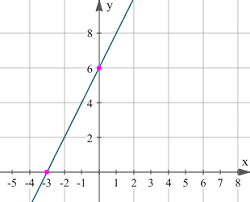
#> input picture Python/Python-Code/line.jpg, 250 x 202 px
$ python LineDetect.py
#> lines starting #> are read from the running program, lines starting #| are printed output that depends on the picture; after the words box and inside, x2 and y2 are one past the last pixel; in counts of white or black regions, pixels touching at a corner belong together
import cv2
import numpy as np

print("hello world")

img = cv2.imread('line.jpg')
#> img is the input picture: shape (202, 250, 3); mean B, G, R 248.8, 248.5, 248.4
gray = cv2.cvtColor(img,cv2.COLOR_BGR2GRAY)
edges = cv2.Canny(gray,50,150,apertureSize = 3)
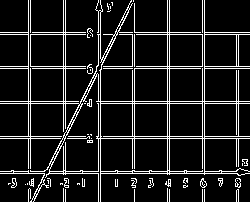
#> edges: shape (202, 250); 11.3% white in thin lines or dots

minLineLength = 100
maxLineGap = 0

lines = cv2.HoughLinesP(edges,1,np.pi/180,100,minLineLength,maxLineGap)
#> lines = 56 rows, first 6: [96, 101, 249, 101], [0, 103, 78, 103], [32, 68, 85, 68], [0, 138, 60, 138], [186, 171, 202, 171], [136, 66, 202, 66]
for x1,y1,x2,y2 in lines[0]:
    cv2.line(img,(x1,y1),(x2,y2),(0,255,0),2)
#> this loop made 1 pass
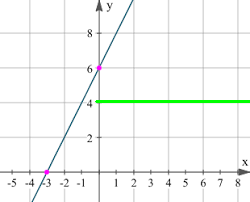
#> img: shape (202, 250, 3); 0.92% of pixels changed, all inside (x1, y1, x2, y2) = (95, 100, 250, 103)

#cv2.imwrite('houghlines5.jpg',img)

cv2.imshow('img.jpg', img)
cv2.waitKey(0)

$ run again, with Interium/templateImg/q11.jpg copied over Python/Python-Code/line.jpg
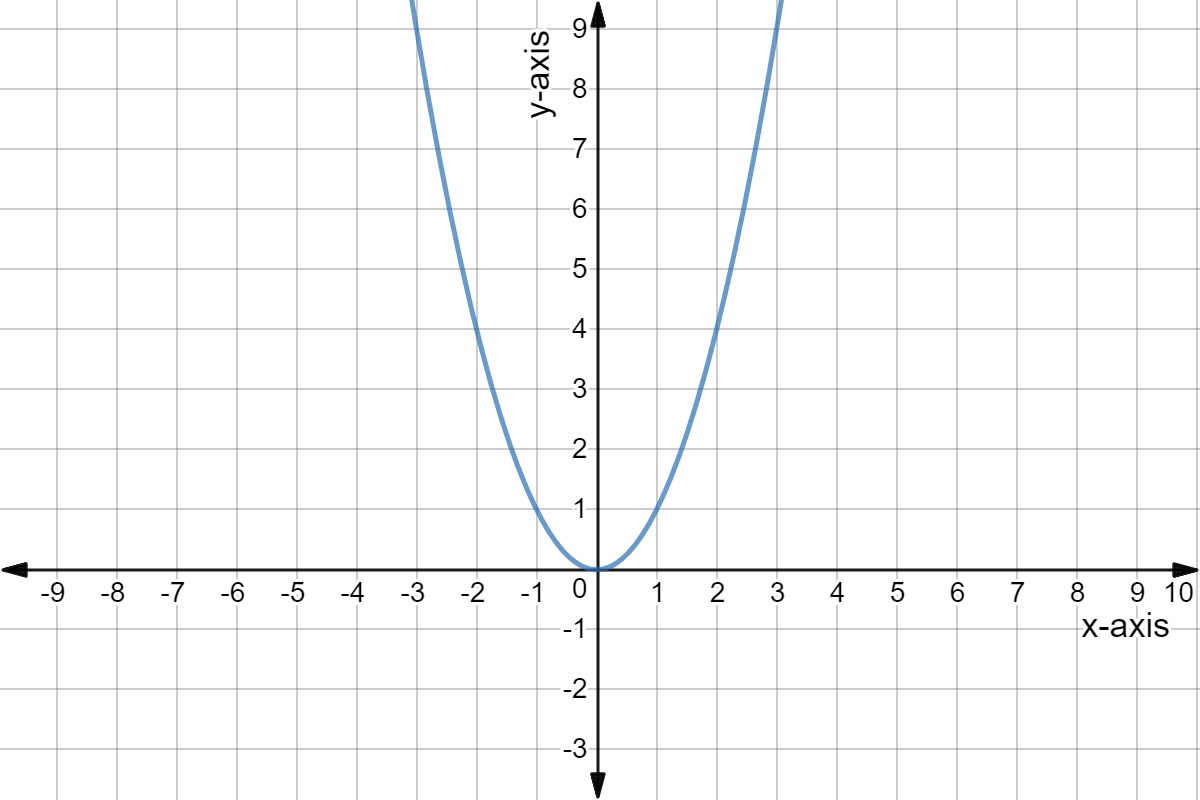
#> input picture Interium/templateImg/q11.jpg, 1200 x 800 px
#> img is the input picture: shape (800, 1200, 3); mean B, G, R 248.9, 248.6, 248.3
#> `edges = cv2.Canny(gray,50,150,apertureSize = 3)`:
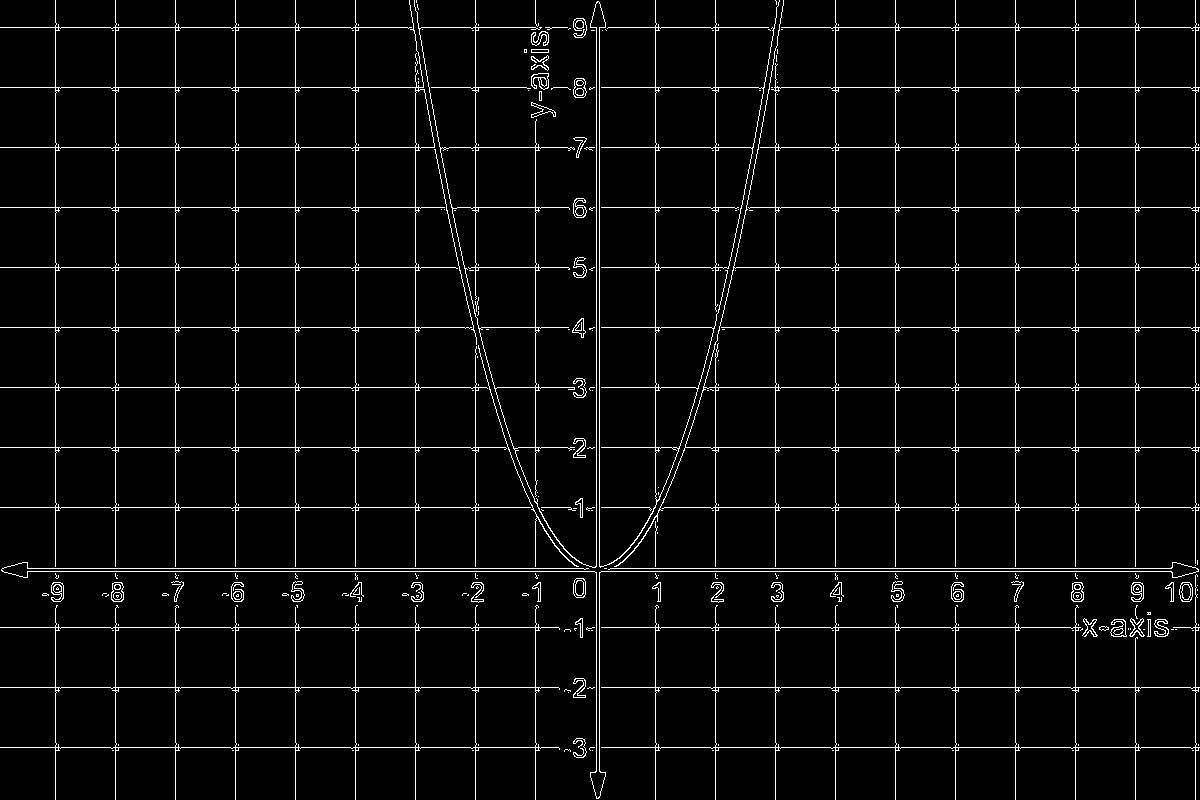
#> edges: shape (800, 1200); 4.2% white in thin lines or dots
#> lines = 542 rows, first 6: [601, 571, 1171, 571], [781, 327, 830, 327], [590, 27, 596, 27], [833, 147, 899, 147], [901, 27, 950, 27], [610, 568, 1171, 568]
#> the loop `for x1,y1,x2,y2 in lines[0]:` made 1 pass
#> after the loop `for x1,y1,x2,y2 in lines[0]:`:
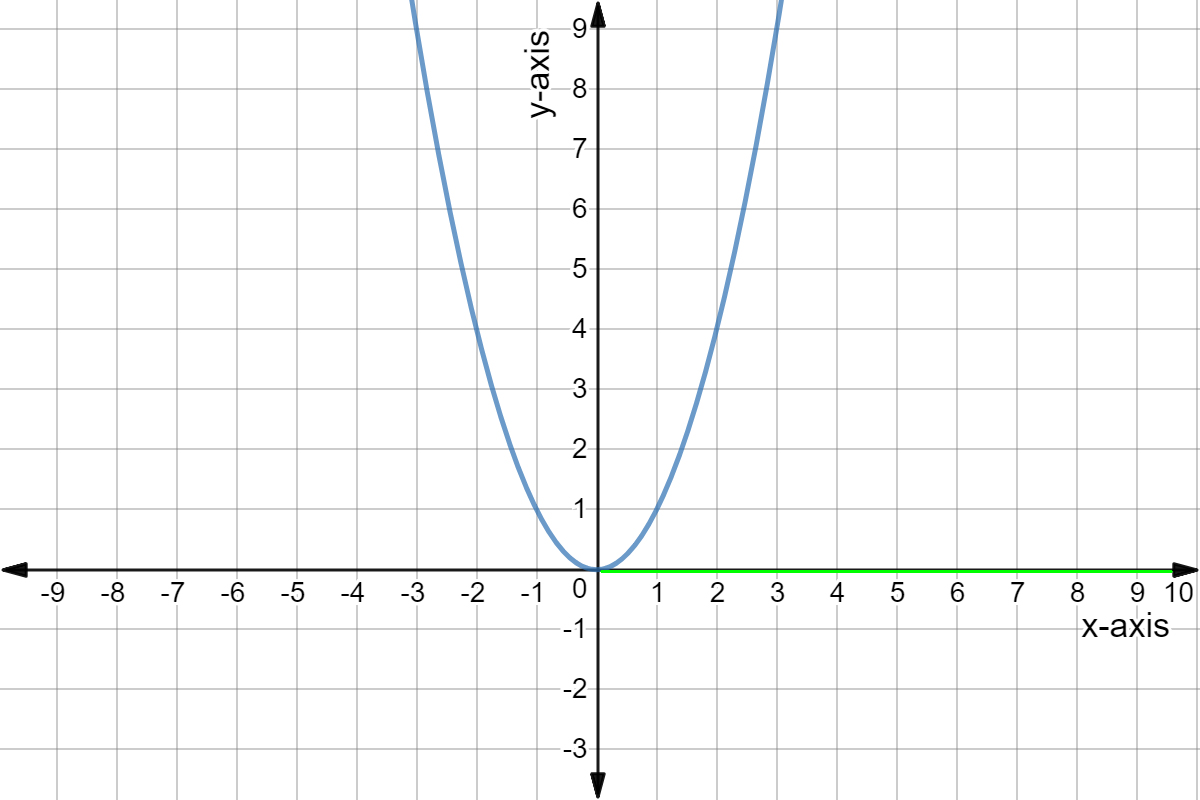
#> img: shape (800, 1200, 3); 0.18% of pixels changed, all inside (x1, y1, x2, y2) = (600, 570, 1173, 573)

$ run again, with Interium/templateImg/q12.jpg copied over Python/Python-Code/line.jpg
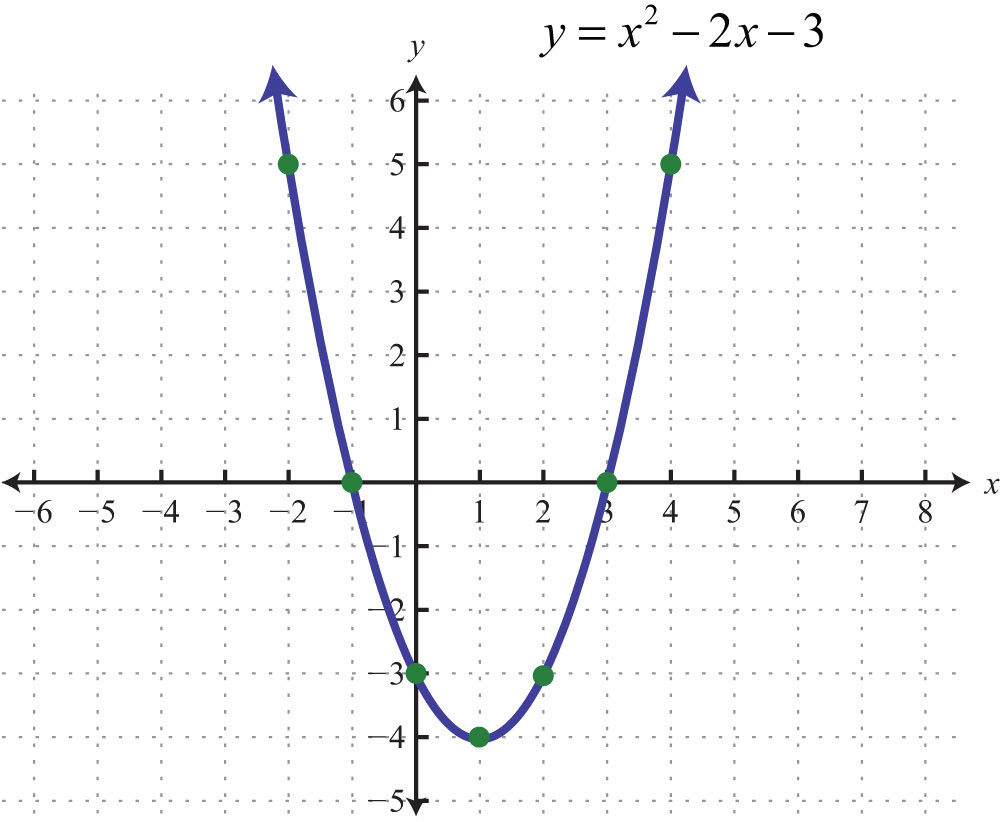
#> input picture Interium/templateImg/q12.jpg, 1000 x 822 px
#> img is the input picture: shape (822, 1000, 3); mean B, G, R 248.1, 247.1, 246.9
#> `edges = cv2.Canny(gray,50,150,apertureSize = 3)`:
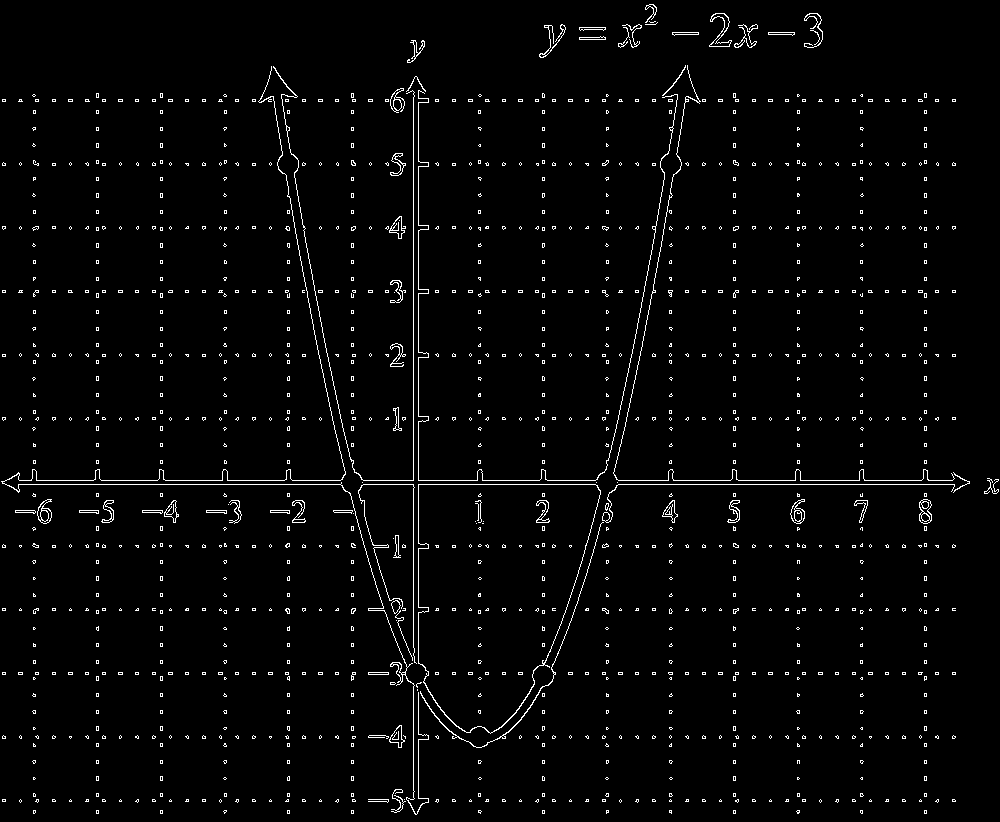
#> edges: shape (822, 1000); 2.6% white in thin lines or dots
#> lines = 1218 rows, first 6: [618, 484, 954, 484], [618, 480, 668, 480], [418, 543, 418, 484], [413, 790, 413, 686], [165, 480, 222, 480], [418, 416, 418, 357]
#> the loop `for x1,y1,x2,y2 in lines[0]:` made 1 pass
#> after the loop `for x1,y1,x2,y2 in lines[0]:`:
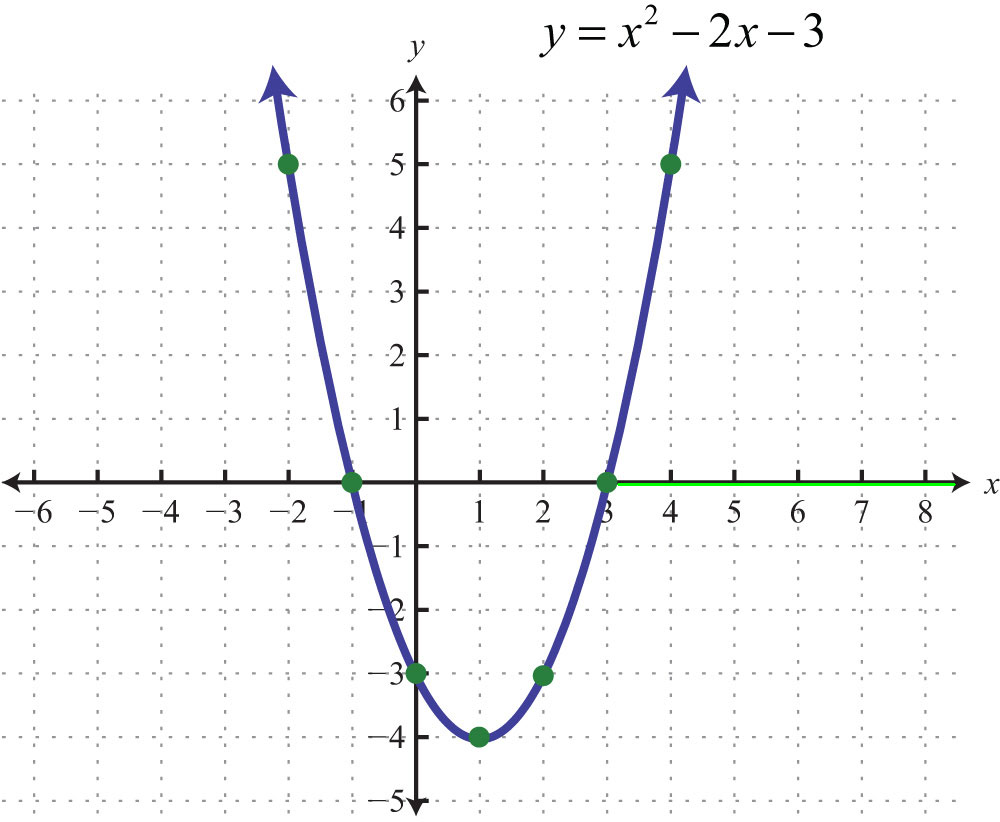
#> img: shape (822, 1000, 3); 0.12% of pixels changed, all inside (x1, y1, x2, y2) = (617, 483, 956, 486)
